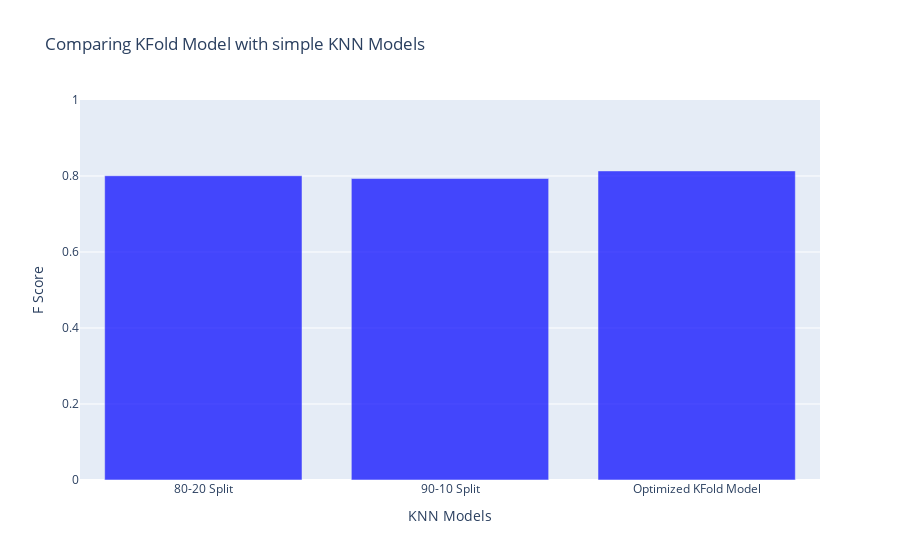

Notebook code for this chart:
### Code cell
'''
Compare Cross-Validation with No Cross-Validation
Train Classifier Without Cross-Validation: Train the classifier once on the entire training dataset without cross-validation to establish a benchmark score.

Render Comparison Plot: Create plots to visually compare the performance (e.g., using accuracy or other relevant metrics) between:

The scores from K-Fold cross-validation.
The score from the model trained without cross-validation.
'''
knn8020_correct= np.zeros(150)

knn_clf8020 = KNeighborsClassifier(n_neighbors=9)
knn_clf8020.fit(variables_train8020, class_train8020)

for i in range(len(knn8020_correct)):
    knn8020_correct[i] = class_test8020.to_numpy()[i]

knn8020_predicted = knn_clf8020.predict(variables_test8020)

knn9010_correct= np.zeros(75)

knn_clf9010 = KNeighborsClassifier(n_neighbors=9)
knn_clf9010.fit(variables_train9010, class_train9010)

for i in range(len(knn9010_correct)):
    knn9010_correct[i] = class_test9010.to_numpy()[i]

knn9010_predicted = knn_clf9010.predict(variables_test9010)

score_comparison = [['80-20 Split', '90-10 Split', 'Optimized KFold Model'], [mean_score, fbeta_score(knn8020_correct, knn8020_predicted,beta=1, average='micro'), fbeta_score(knn9010_correct, knn9010_predicted,beta=1, average='micro')],]

kfold_fig = go.Figure(data=[
    go.Bar(
        x=score_comparison[0],
        y=score_comparison[1],
        name='F Score',
        marker=dict(color='blue', opacity=0.7),
    )
])

kfold_fig.update_layout(
    title='Comparing KFold Model with simple KNN Models',
    xaxis_title='KNN Models',
    yaxis_title='F Score',
    yaxis=dict(range=[0, 1]) 
)

kfold_fig.show()

### Figure 1 — Plotly figure (JSON) as saved in the notebook; plotly's stock layout.template omitted (floating-point values rounded to 4 significant figures)
{"data": [{"marker": {"color": "blue", "opacity": 0.7}, "name": "F Score", "type": "bar", "x": ["80-20 Split", "90-10 Split", "Optimized KFold Model"], "y": [0.8008, 0.7933, 0.8133]}], "layout": {"title": {"text": "Comparing KFold Model with simple KNN Models"}, "xaxis": {"title": {"text": "KNN Models"}}, "yaxis": {"range": [0, 1], "title": {"text": "F Score"}}}}
